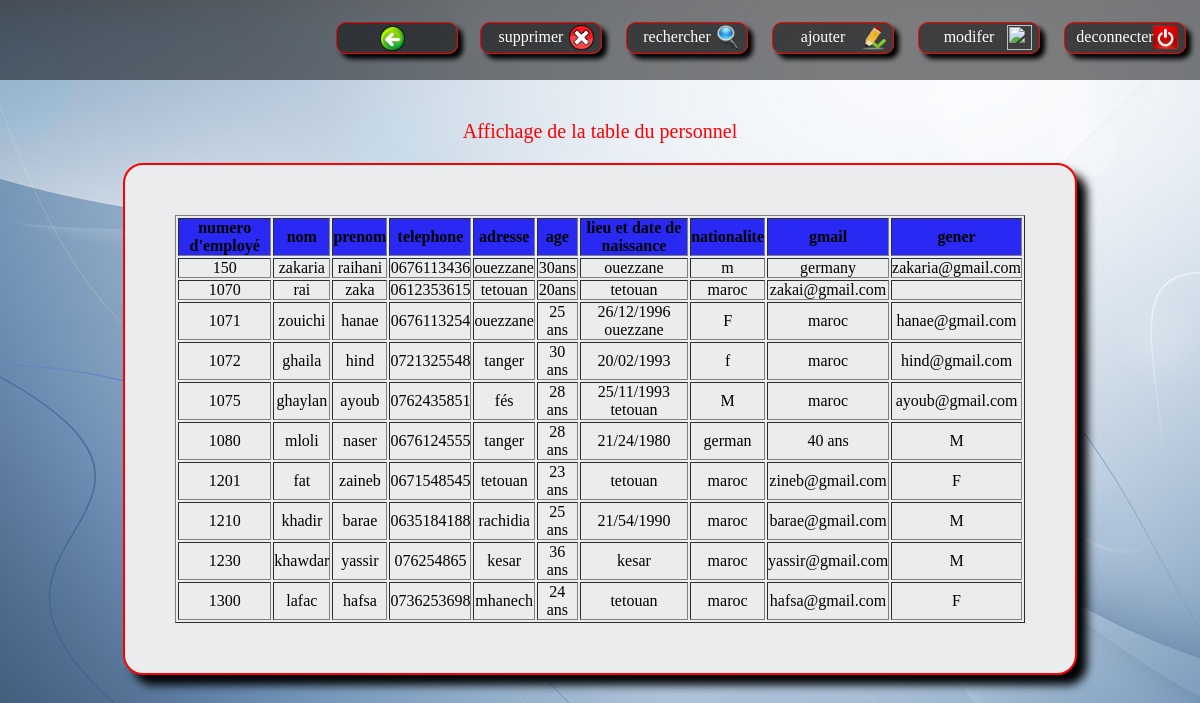
Page /afficher_person.php (signed in) on the committed database.
### tables this page shows
CREATE TABLE `personnel` (
  `numero` int(50) NOT NULL,
  `nom` varchar(15) NOT NULL,
  `prenom` varchar(15) NOT NULL,
  `telephone` varchar(50) DEFAULT NULL,
  `adresse` varchar(30) DEFAULT NULL,
  `age` char(50) DEFAULT NULL,
  `lieuetdatedenaissance` varchar(50) DEFAULT NULL,
  `gmail` char(50) DEFAULT NULL,
  `gener` char(50) DEFAULT NULL,
  `nationalite` char(50) DEFAULT NULL
);

### afficher_person.php (the view, shortened to what this page needs)
<?php
$link = mysqli_connect("localhost","root","");
mysqli_select_db($link,"voyage");
?>
<!DOCTYPE html>
<html>
	<head>
		<link rel ="stylesheet" href="css/style17.css" type="text/css"/>
	</head>
	<header>
	   <table class="table">
			 <ul>
			 		<td><li> <a class="btn" href=" deplacement.php"><img class="u" src='image/13.png' alt=''/></a></li></td>
					<td> <li> <a class="btn" href=" supprimer_person.php">supprimer</td><td><img class="user" src='image/20.png' alt=''/></a></li></td>
					<td> <li> <a class="btn" href="rechercher_person.php">rechercher</td><td><img class="user" src='image/21.png' alt=''/></a></li></td>
			        <td> <li> <a class="btn" href=" ajouter_person.php">ajouter</td><td><img class="user" src='image/10.png' alt=''/></a></li></td>
					<td> <li> <a class="btn" href=" modifer_person.php">modifer</td><td><img class="user" src='image/11.png' alt=''/></a></li></td>
					<td> <li> <a class="btn" href=" deconnecter.php">deconnecter</td><td><img class="user" src='image/18.png' alt=''/></a></li></td>
			  </ul>
		  </table>
</header>
<body>
<p> Affichage de la table du personnel  </p>
<?php
	    $res= mysqli_query($link,"select * from personnel ");
		             echo"<div>";
					 echo"<table border=1>";
					 echo"<tr>";
					 echo"<th>";echo"numero d'employé"; echo"</th>";
					 echo"<th>";echo"nom"; echo"</th>";
					 echo"<th>";echo"prenom"; echo"</th>";
					 echo"<th>";echo"telephone"; echo"</th>";
					 echo"<th>";echo"adresse"; echo"</th>";
					 echo"<th>";echo"age"; echo"</th>";
					 echo"<th>";echo"lieu et date de naissance"; echo"</th>";
					 echo"<th>";echo"nationalite"; echo"</th>";
					 echo"<th>";echo"gmail"; echo"</th>";
					 echo"<th>";echo"gener"; echo"</th>";
					 echo"</tr>";
		 while($row=mysqli_fetch_array($res))
		 {
					 echo"<tr>";
					 echo"<td>"; echo $row["numero"]; echo"</td>";
					 echo"<td>"; echo $row["nom"]; echo"</td>";
					 echo"<td>"; echo $row["prenom"]; echo"</td>";
					 echo"<td>"; echo $row["telephone"]; echo"</td>";
					 echo"<td>"; echo $row["adresse"]; echo"</td>";
					 echo"<td>"; echo $row["age"]; echo"</td>";
					 echo"<td>"; echo $row["lieuetdatedenaissance"]; echo"</td>";
					 echo"<td>"; echo $row["nationalite"]; echo"</td>";
					 echo"<td>"; echo $row["gmail"]; echo"</td>";
					 echo"<td>"; echo $row["gener"]; echo"</td>";
					 echo"</tr>";
		 }
					 echo"</table>";
					 echo"</div>";
	 ?>
</body>
</html>

### css/style17.css (style rules this page uses)
* { padding :0px; margin :0px; }
body { background-image:url(../image/24.jpg); text-align: center; padding: 0px; margin: 0px; }
header { height:80px; background-color:rgba(0,0,0,0.5); }
.table { float: right; }
th { background-color: #2929f3; }
li { float: right; display:inline; margin: 10px; height: 30px; background: rgb(0,0,0,0.5); width: 120px; border: 1px solid red; border-radius: 10px; box-shadow: 5px 5px 5px black; margin-top: 20px; }
li a { text-decoration: none; color: white; line-height: 27px; margin-left: -20px; }
td { font-size: 16px; }
.u { width: 25px; height: 25px; margin-left: 10px; margin-top: 3px; }
.user { width: 25px; height: 25px; margin-left: -65px; margin-top: 12px; }
p { color: red; font-size: 20px; margin-top: 40px; }
div { background-color:#EAECEE; position: relative; border: 2px solid red; margin: auto; margin-top: 20px; width: 850px; padding: 50px; border-radius: 20px; box-shadow: 10px 10px 10px; }

### rows in the picture
personnel: numero "150", nom "zakaria", prenom "raihani", telephone "0676113436", adresse "ouezzane", age "30ans", lieuetdatedenaissance "ouezzane", nationalite "m", gmail "germany", gener "zakaria@gmail.com"
personnel: numero "1070", nom "rai", prenom "zaka", telephone "0612353615", adresse "tetouan", age "20ans", lieuetdatedenaissance "tetouan", nationalite "maroc", gmail "zakai@gmail.com"
personnel: numero "1071", nom "zouichi", prenom "hanae", telephone "0676113254", adresse "ouezzane", age "25 ans", lieuetdatedenaissance "26/12/1996 ouezzane", nationalite "F", gmail "maroc", gener "hanae@gmail.com"
personnel: numero "1072", nom "ghaila", prenom "hind", telephone "0721325548", adresse "tanger", age "30 ans", lieuetdatedenaissance "20/02/1993", nationalite "f", gmail "maroc", gener "hind@gmail.com"
personnel: numero "1075", nom "ghaylan", prenom "ayoub", telephone "0762435851", adresse "fés", age "28 ans", lieuetdatedenaissance "25/11/1993 tetouan", nationalite "M", gmail "maroc", gener "ayoub@gmail.com"
personnel: numero "1080", nom "mloli", prenom "naser", telephone "0676124555", adresse "tanger", age "28 ans", lieuetdatedenaissance "21/24/1980", nationalite "german", gmail "40 ans", gener "M"
personnel: numero "1201", nom "fat", prenom "zaineb", telephone "0671548545", adresse "tetouan", age "23 ans", lieuetdatedenaissance "tetouan", nationalite "maroc", gmail "zineb@gmail.com", gener "F"
personnel: numero "1210", nom "khadir", prenom "barae", telephone "0635184188", adresse "rachidia", age "25 ans", lieuetdatedenaissance "21/54/1990", nationalite "maroc", gmail "barae@gmail.com", gener "M"
personnel: numero "1230", nom "khawdar", prenom "yassir", telephone "076254865", adresse "kesar", age "36 ans", lieuetdatedenaissance "kesar", nationalite "maroc", gmail "yassir@gmail.com", gener "M"
personnel: numero "1300", nom "lafac", prenom "hafsa", telephone "0736253698", adresse "mhanech", age "24 ans", lieuetdatedenaissance "tetouan", nationalite "maroc", gmail "hafsa@gmail.com", gener "F"
